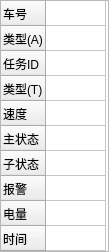
<?xml version="1.0" encoding="UTF-8"?>
<ui version="4.0">
 <class>Floating_Dialog</class>
 <widget class="QDialog" name="Floating_Dialog">
  <property name="geometry">
   <rect>
    <x>0</x>
    <y>0</y>
    <width>109</width>
    <height>252</height>
   </rect>
  </property>
  <property name="windowTitle">
   <string>Dialog</string>
  </property>
  <property name="styleSheet">
   <string notr="true"/>
  </property>
  <widget class="QTableWidget" name="float_tableWidget">
   <property name="geometry">
    <rect>
     <x>0</x>
     <y>0</y>
     <width>109</width>
     <height>252</height>
    </rect>
   </property>
   <attribute name="horizontalHeaderVisible">
    <bool>false</bool>
   </attribute>
   <attribute name="horizontalHeaderDefaultSectionSize">
    <number>60</number>
   </attribute>
   <attribute name="verticalHeaderMinimumSectionSize">
    <number>25</number>
   </attribute>
   <attribute name="verticalHeaderDefaultSectionSize">
    <number>25</number>
   </attribute>
   <row>
    <property name="text">
     <string>车号</string>
    </property>
   </row>
   <row>
    <property name="text">
     <string>类型(A)</string>
    </property>
   </row>
   <row>
    <property name="text">
     <string>任务ID</string>
    </property>
   </row>
   <row>
    <property name="text">
     <string>类型(T)</string>
    </property>
   </row>
   <row>
    <property name="text">
     <string>速度</string>
    </property>
   </row>
   <row>
    <property name="text">
     <string>主状态</string>
    </property>
   </row>
   <row>
    <property name="text">
     <string>子状态</string>
    </property>
   </row>
   <row>
    <property name="text">
     <string>报警</string>
    </property>
   </row>
   <row>
    <property name="text">
     <string>电量</string>
    </property>
   </row>
   <row>
    <property name="text">
     <string>时间</string>
    </property>
   </row>
   <column>
    <property name="text">
     <string>0</string>
    </property>
   </column>
   <item row="0" column="0">
    <property name="text">
     <string/>
    </property>
   </item>
   <item row="1" column="0">
    <property name="text">
     <string/>
    </property>
   </item>
   <item row="2" column="0">
    <property name="text">
     <string/>
    </property>
   </item>
   <item row="3" column="0">
    <property name="text">
     <string/>
    </property>
   </item>
   <item row="4" column="0">
    <property name="text">
     <string/>
    </property>
   </item>
   <item row="5" column="0">
    <property name="text">
     <string/>
    </property>
   </item>
   <item row="6" column="0">
    <property name="text">
     <string/>
    </property>
   </item>
   <item row="7" column="0">
    <property name="text">
     <string/>
    </property>
   </item>
   <item row="8" column="0">
    <property name="text">
     <string/>
    </property>
   </item>
   <item row="9" column="0">
    <property name="text">
     <string/>
    </property>
   </item>
  </widget>
 </widget>
 <resources/>
 <connections/>
</ui>
